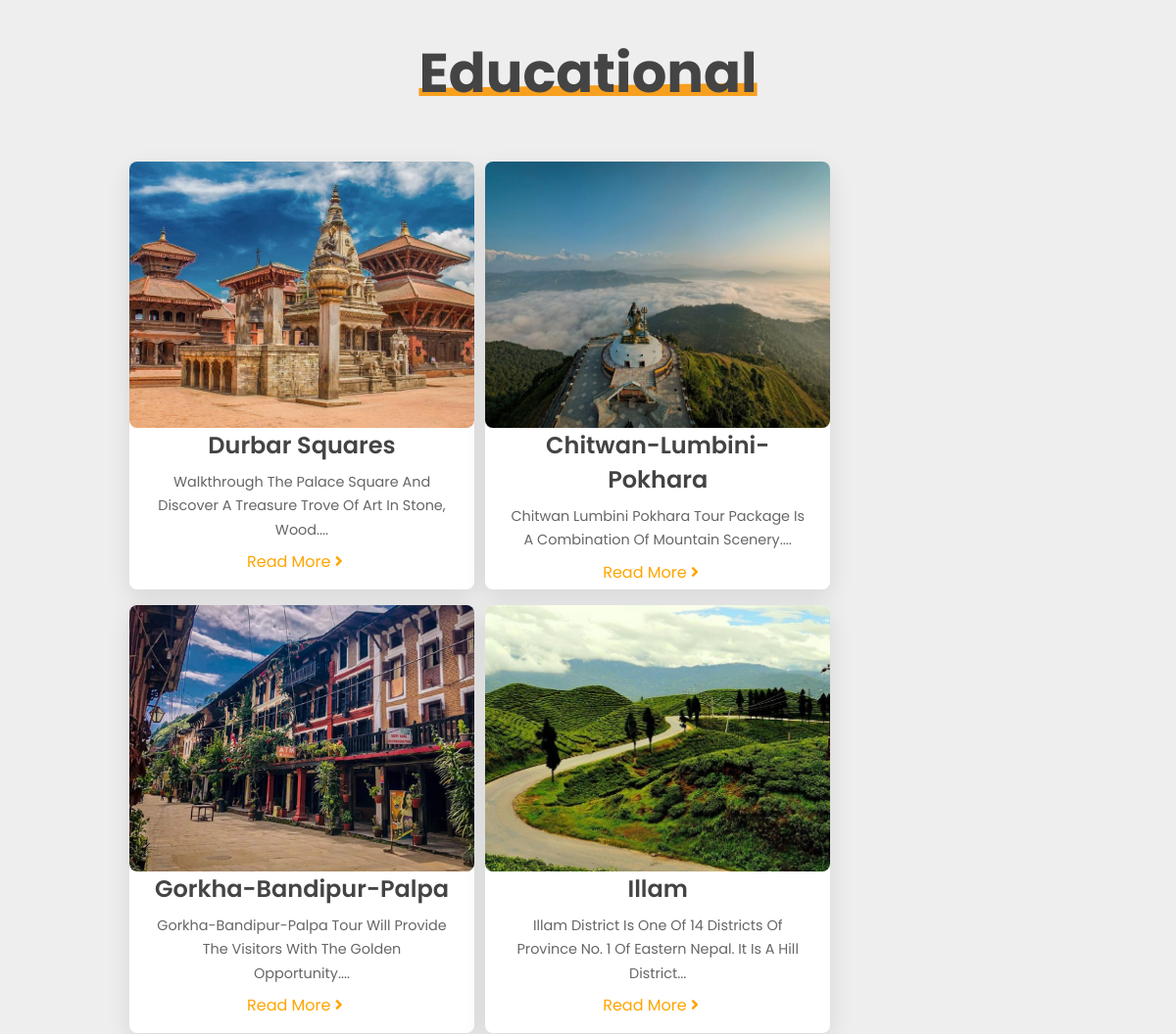
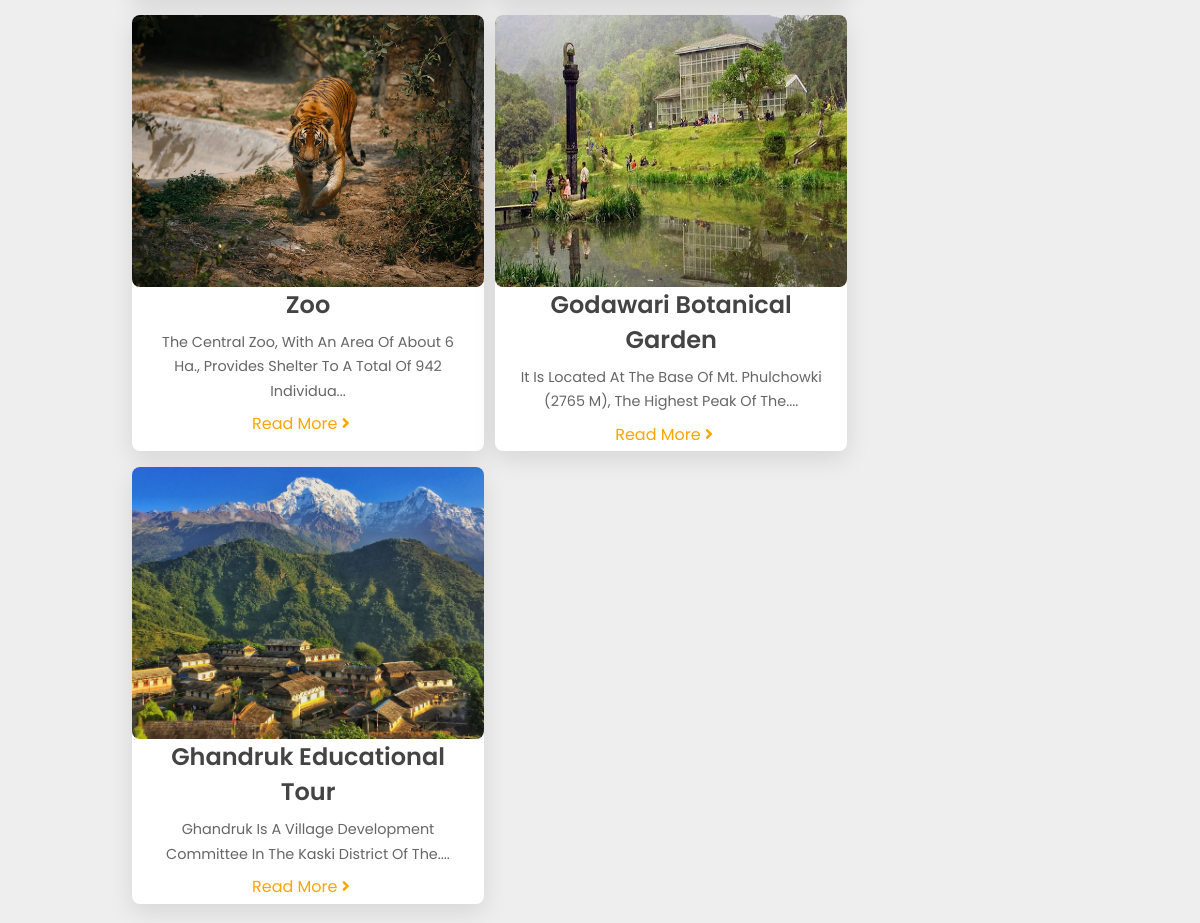
Page /php/educational.php on the committed database (2 pictures, top to bottom).
### tables this page shows
CREATE TABLE `destination21` (
  `id` int(255) NOT NULL,
  `image` varchar(255) NOT NULL,
  `name` varchar(255) NOT NULL,
  `details` varchar(255) NOT NULL
);

CREATE TABLE `destination22` (
  `id` int(255) NOT NULL,
  `image` varchar(255) NOT NULL,
  `name` varchar(255) NOT NULL,
  `details` varchar(255) NOT NULL
);

CREATE TABLE `destination23` (
  `id` int(255) NOT NULL,
  `image` varchar(255) NOT NULL,
  `name` varchar(255) NOT NULL,
  `details` varchar(255) NOT NULL
);

CREATE TABLE `destination24` (
  `id` int(255) NOT NULL,
  `image` varchar(255) NOT NULL,
  `name` varchar(255) NOT NULL,
  `details` varchar(255) NOT NULL
);

CREATE TABLE `destination25` (
  `id` int(255) NOT NULL,
  `image` varchar(255) NOT NULL,
  `name` varchar(255) NOT NULL,
  `details` varchar(255) NOT NULL
);

CREATE TABLE `destination26` (
  `id` int(255) NOT NULL,
  `image` varchar(255) NOT NULL,
  `name` varchar(255) NOT NULL,
  `details` varchar(255) NOT NULL
);

CREATE TABLE `destination27` (
  `id` int(255) NOT NULL,
  `image` varchar(255) NOT NULL,
  `name` varchar(255) NOT NULL,
  `details` varchar(255) NOT NULL
);

### php/educational.php (the view, shortened to what this page needs)
<!DOCTYPE html>
<html lang="en">
<head>
    <link rel="stylesheet" href="https://cdnjs.cloudflare.com/ajax/libs/font-awesome/5.15.4/css/all.min.css">
    <link rel="stylesheet" href="religious.css">
</head>
<body>
     <section class="package" id="package">
     <h1 class="heading"> <span>Educational</span> </h1>
    <?php
    $con = mysqli_connect('localhost','root');
    mysqli_select_db($con,'book');
    $query = "SELECT `id`, `image`, `name`, `details` FROM `destination21` order by id ASC";
    $queryfire = mysqli_query($con, $query);
    $num = mysqli_num_rows($queryfire);
    if($num > 0){
        while($product = mysqli_fetch_array($queryfire)){
            ?>
    <div class="box-container">
    <div class="box" data-aos="fade-up">
        <div class="image">
            <img src="images/<?php echo $product['image']; ?>" alt="image">
        </div>
        <div class="content">
            <div class="price"> <?php echo $product['name']; ?> </div>
            <p><?php echo $product['details']; ?></p>
            <a href="Durbar.html">read more <i class="fas fa-angle-right"></i></a>
        </div>
    </div>
    </div>
    <?php
        }
    }
     ?>
    <?php
    $con = mysqli_connect('localhost','root');
    mysqli_select_db($con,'book');
    $query = "SELECT `id`, `image`, `name`, `details` FROM `destination22` order by id ASC";
    $queryfire = mysqli_query($con, $query);
    $num = mysqli_num_rows($queryfire);
    if($num > 0){
        while($product = mysqli_fetch_array($queryfire)){
            ?>
    <div class="box-container">
    <div class="box" data-aos="fade-up">
        <div class="image">
            <img src="images/<?php echo $product['image']; ?>" alt="image">
        </div>
        <div class="content">
            <div class="price"> <?php echo $product['name']; ?> </div>
            <p><?php echo $product['details']; ?></p>
            <a href="chitwan.html">read more <i class="fas fa-angle-right"></i></a>
        </div>
    </div>
    </div>
    <?php
        }
    }
     ?>
    <?php
    $con = mysqli_connect('localhost','root');
    mysqli_select_db($con,'book');
    $query = "SELECT `id`, `image`, `name`, `details` FROM `destination23` order by id ASC";
    $queryfire = mysqli_query($con, $query);
    $num = mysqli_num_rows($queryfire);
    if($num > 0){
        while($product = mysqli_fetch_array($queryfire)){
            ?>
    <div class="box-container">
    <div class="box" data-aos="fade-up">
        <div class="image">
            <img src="images/<?php echo $product['image']; ?>" alt="image">
        </div>
        <div class="content">
            <div class="price"> <?php echo $product['name']; ?> </div>
            <p><?php echo $product['details']; ?></p>
            <a href="gorkha.html">read more <i class="fas fa-angle-right"></i></a>
        </div>
    </div>
    </div>
    <?php
        }
    }
     ?>
    <?php
    $con = mysqli_connect('localhost','root');
    mysqli_select_db($con,'book');
    $query = "SELECT `id`, `image`, `name`, `details` FROM `destination24` order by id ASC";
    $queryfire = mysqli_query($con, $query);
    $num = mysqli_num_rows($queryfire);
    if($num > 0){
        while($product = mysqli_fetch_array($queryfire)){
            ?>
    <div class="box-container">
    <div class="box" data-aos="fade-up">
        <div class="image">
            <img src="images/<?php echo $product['image']; ?>" alt="image">
        </div>
        <div class="content">
            <div class="price"> <?php echo $product['name']; ?> </div>
            <p><?php echo $product['details']; ?></p>
            <a href="#">read more <i class="fas fa-angle-right"></i></a>
        </div>
    </div>
    </div>
    <?php
        }
    }
     ?>
    <?php
    $con = mysqli_connect('localhost','root');
    mysqli_select_db($con,'book');
    $query = "SELECT `id`, `image`, `name`, `details` FROM `destination25` order by id ASC";
    $queryfire = mysqli_query($con, $query);
    $num = mysqli_num_rows($queryfire);
    if($num > 0){
        while($product = mysqli_fetch_array($queryfire)){
            ?>
    <div class="box-container">
    <div class="box" data-aos="fade-up">
        <div class="image">
            <img src="images/<?php echo $product['image']; ?>" alt="image">
        </div>
        <div class="content">
            <div class="price"> <?php echo $product['name']; ?> </div>
            <p><?php echo $product['details']; ?></p>
            <a href="#">read more <i class="fas fa-angle-right"></i></a>
        </div>
    </div>
    </div>
    <?php
        }
    }
     ?>
    <?php
    $con = mysqli_connect('localhost','root');
    mysqli_select_db($con,'book');
    $query = "SELECT `id`, `image`, `name`, `details` FROM `destination26` order by id ASC";
    $queryfire = mysqli_query($con, $query);
    $num = mysqli_num_rows($queryfire);
    if($num > 0){
        while($product = mysqli_fetch_array($queryfire)){
            ?>
    <div class="box-container">
    <div class="box" data-aos="fade-up">
        <div class="image">
            <img src="images/<?php echo $product['image']; ?>" alt="image">
        </div>
        <div class="content">
            <div class="price"> <?php echo $product['name']; ?> </div>
            <p><?php echo $product['details']; ?></p>
            <a href="#">read more <i class="fas fa-angle-right"></i></a>
        </div>
    </div>
    </div>
    <?php
        }
    }
     ?>
    <?php
    $con = mysqli_connect('localhost','root');
    mysqli_select_db($con,'book');
    $query = "SELECT `id`, `image`, `name`, `details` FROM `destination27` order by id ASC";
    $queryfire = mysqli_query($con, $query);
    $num = mysqli_num_rows($queryfire);
    if($num > 0){
        while($product = mysqli_fetch_array($queryfire)){
            ?>
    <div class="box-container">
    <div class="box" data-aos="fade-up">
        <div class="image">
            <img src="images/<?php echo $product['image']; ?>" alt="image">
        </div>
        <div class="content">
            <div class="price"> <?php echo $product['name']; ?> </div>
            <p><?php echo $product['details']; ?></p>
            <a href="#">read more <i class="fas fa-angle-right"></i></a>
        </div>
    </div>
    </div>
    <?php
        }
    }
     ?>
     </section>
</body>
</html>

### php/religious.css (style rules this page uses)
:root { --orange:#F79F1F; --text-color-1:#444; --text-color-2:#666; --bg-color-1:#fff; --bg-color-2:#eee; --box-shadow:0 .5rem 1.5rem rgba(0,0,0,.1); }
* { font-family: 'Poppins', sans-serif; margin:0; padding:0; box-sizing: border-box; outline: none; border:none; text-decoration: none; text-transform: capitalize; transition:all .2s linear; }
body { background:var(--bg-color-2); }
section { padding:2rem 9%; }
.heading { text-align: center; padding-bottom: 2rem; color:var(--text-color-1); font-size: 3.5rem; }
.heading span { position: relative; z-index: 0; }
.heading span::before { content: ''; position: absolute; bottom: 1rem; left: 0; z-index: -1; background: var(--orange); height: 100%; width: 100%; clip-path: polygon(0 90%, 100% 83%, 100% 100%, 0% 100%); }
.package .box-container { display: flex; float: left; margin-left: 1.5rem; margin-right: 7.2rem; margin-top: 1rem; height: 27.3rem; width: 14rem; }
.package .box-container .box { background:var(--bg-color-1); border-radius: .5rem; box-shadow: var(--box-shadow); }
.package .box-container .box .image { height:17rem; width: 22rem; position: relative; }
.package .box-container .box .image img { height:100%; width: 100%; object-fit: cover; border-radius: .5rem; }
.package .box-container .box .content { padding:1.5rem; padding-top: 0; }
.package .box-container .box .content .price { font-weight: 600; color:var(--text-color-1); font-size: 1.5rem; text-align: center; }
.package .box-container .box .content p { font-size: .90rem; padding:.5rem 0; color:var(--text-color-2); line-height: 1.7; text-align: center; }
.package .box-container .box .content a { font-size: 1rem; color: orange; padding-left: 6rem; }
.package .box-container .box .content a i { padding-right: .5rem; }

### rows in the picture
destination21: image (picture), name "Durbar Squares", details "Walkthrough The Palace Square And Discover A Treasure Trove Of Art In Stone, Wood...."
destination22: image (picture), name "Chitwan-Lumbini-Pokhara", details "Chitwan Lumbini Pokhara Tour Package Is A Combination Of Mountain Scenery...."
destination23: image (picture), name "Gorkha-Bandipur-Palpa", details "Gorkha-Bandipur-Palpa Tour Will Provide The Visitors With The Golden Opportunity...."
destination24: image (picture), name "Illam", details "Illam District Is One Of 14 Districts Of Province No. 1 Of Eastern Nepal. It Is A Hill District..."
destination25: image (picture), name "Zoo", details "The Central Zoo, With An Area Of About 6 Ha., Provides Shelter To A Total Of 942 Individua..."
destination26: image (picture), name "Godawari Botanical Garden", details "It Is Located At The Base Of Mt. Phulchowki (2765 M), The Highest Peak Of The...."
destination27: image (picture), name "Ghandruk Educational Tour", details "Ghandruk Is A Village Development Committee In The Kaski District Of The...."
